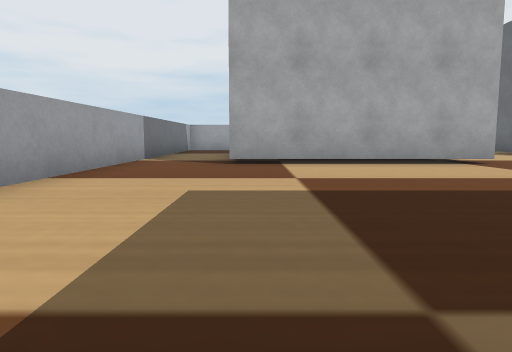
view 1 (above)

22 first-person views from a walk through a robot-simulator world made for Webots. The camera is 0.05 m above the floor, tilts 6° down and sees 70° across. The floor is counted in squares, 0.1 m on a side. Each view is taken from the middle of a square. On the plan, view 1 faces up. The plan holds only what a view shows up to about 9 squares ahead; the rest is blank. The robots in the file are not drawn. Simple shapes and patterns stand in for the simulator's stock objects.

view 2
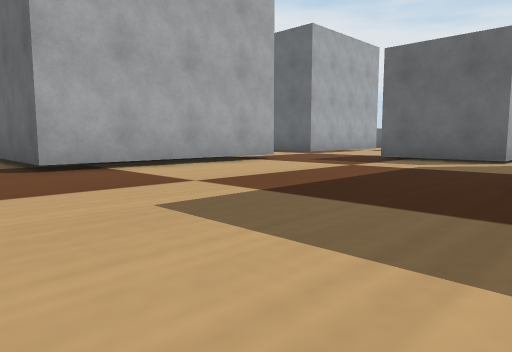

view 3
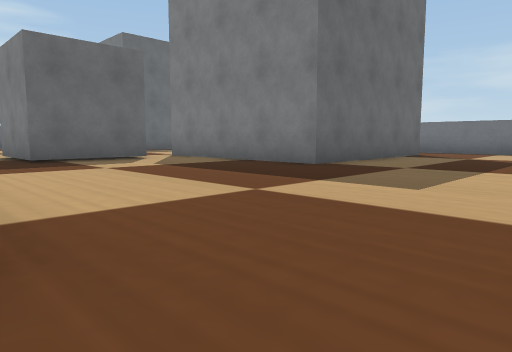

view 4
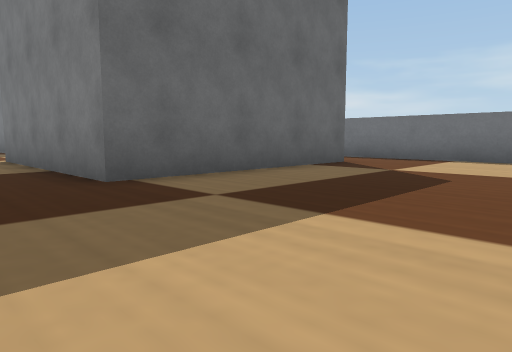

view 5
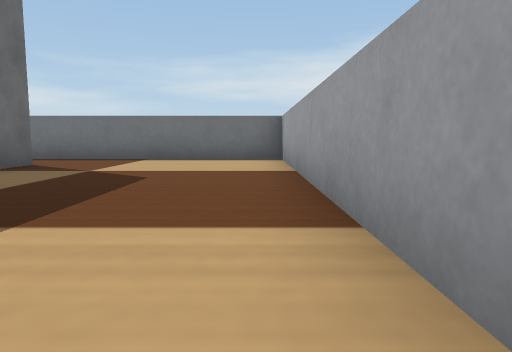

view 6
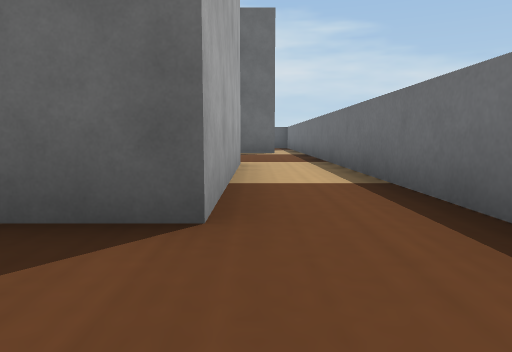

view 7
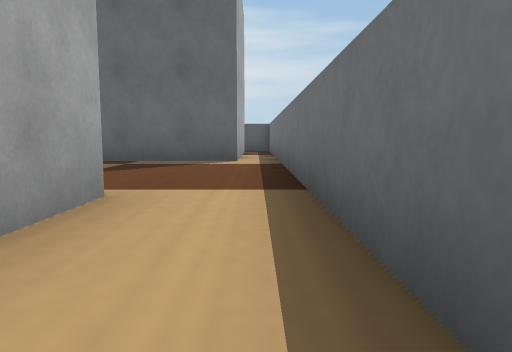

view 8
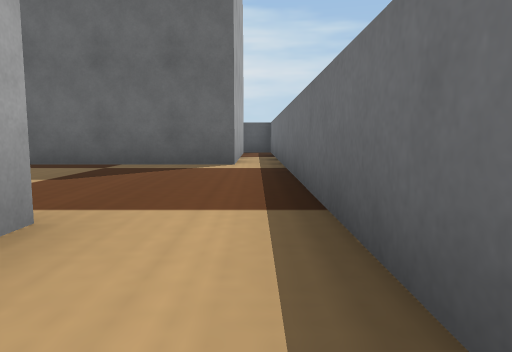

view 9
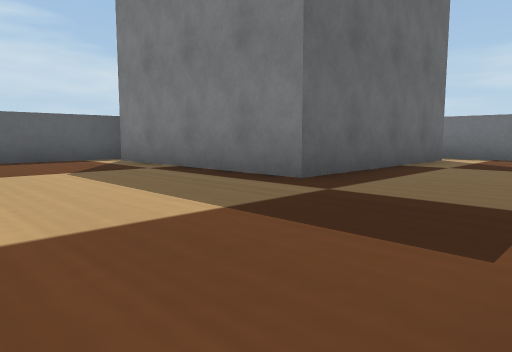

view 10
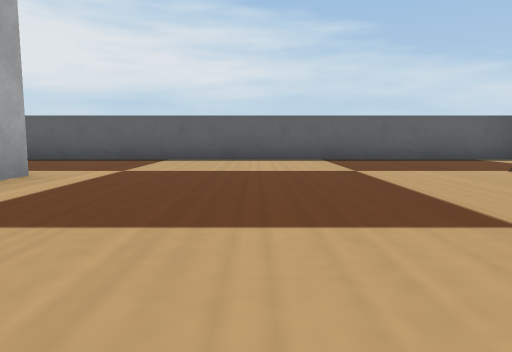

view 11
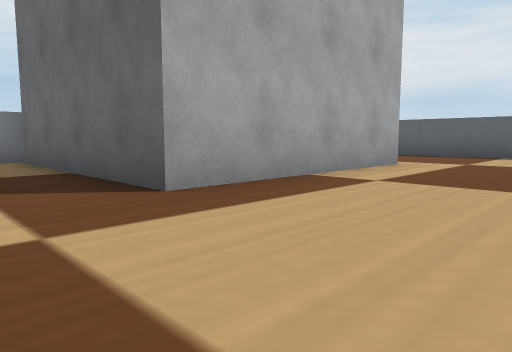

view 12
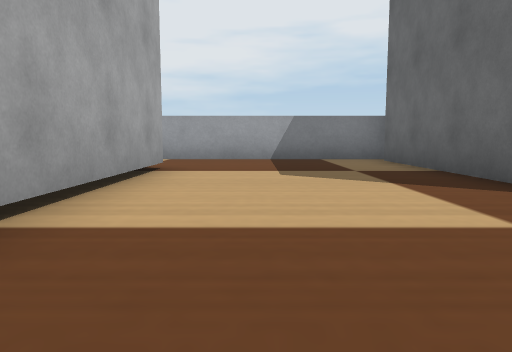

view 13
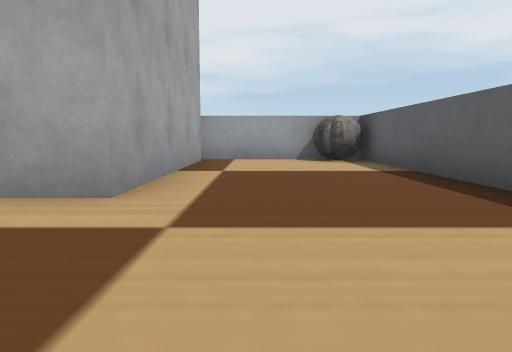

view 14
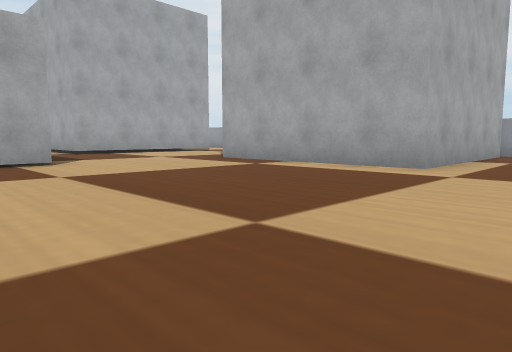

view 15
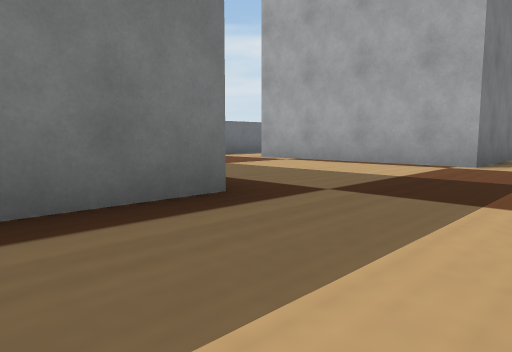

view 16
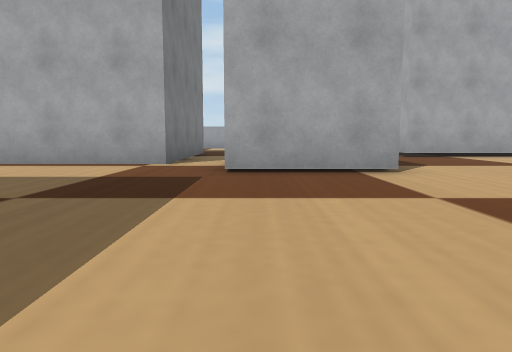

view 17
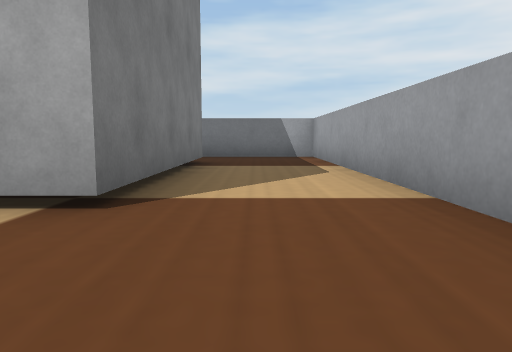

view 18
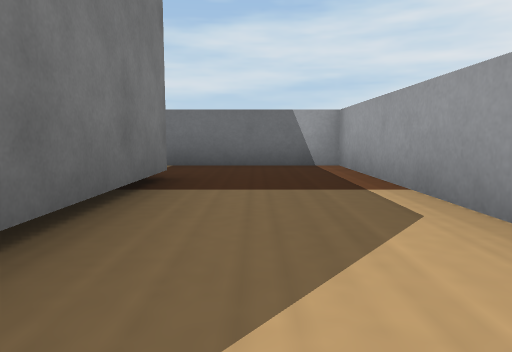

view 19
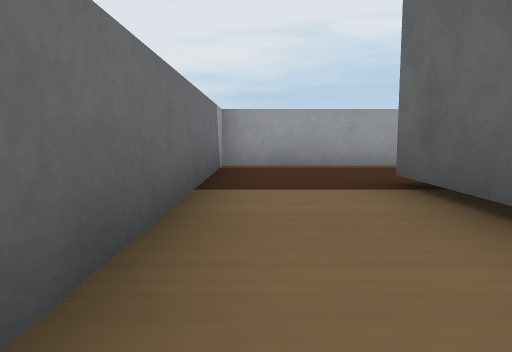

view 20
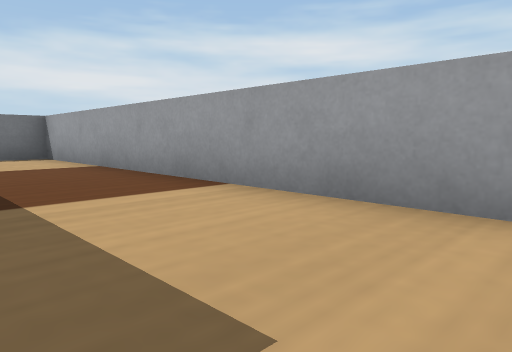

view 21
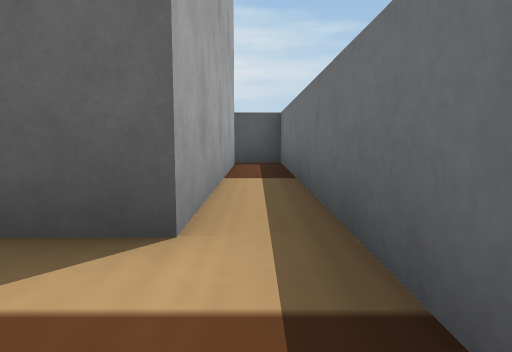

view 22
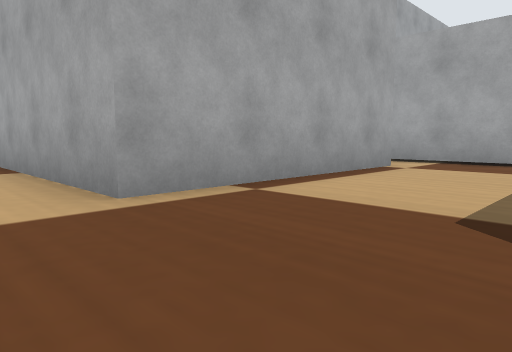

### Floor plan
Key: @ floor where view 1 was taken; # wall or solid block; . floor; B grey box; R rock.
Columns run from 3 left of view 1 to 18 right of it. Each row starts with its distance up from view 1.
 15 #############    ###R
 14 #...........B    B..R
 13 #...........B    B...#
 12 #..BBBBB....B    B...#
 11 #..B   B....B    B...#
 10 #..B   B....B    B...#
  9 #..B   B....BBBBBB...#
  8 #..B   B.............#
  7 #..BBBBB.............#
  6 #....................#
  5 #........BBB.........#
  4 #........B B.........#
  3 #........BBB.........#
  2 #....................#
  1 #....BBBBBB..........#
  0 #..@.B    B....BBBBBB#
 -1 #....B    B....B
 -2 #....B    B....B
 -3 #....BBBBBB....B
 -4 #..............BBBBBB
 -5 #....................#
 -6 ######################

Where each view was taken, in squares from view 1:
view 1: 0 up, 0 right, facing up
view 2: 1 up, 2 left, facing up-right
view 3: 7 up, 2 left, facing down-right
view 4: 3 up, 2 left, facing down-right
view 5: 3 up, 2 left, facing down
view 6: 4 down, 0 right, facing right
view 7: 5 down, 4 right, facing right
view 8: 5 down, 5 right, facing right
view 9: 4 up, 9 right, facing down-right
view 10: 6 up, 9 right, facing right
view 11: 6 up, 7 right, facing up-right
view 12: 6 up, 6 right, facing up
view 13: 6 up, 15 right, facing up
view 14: 3 up, 16 right, facing up-left
view 15: 3 up, 14 right, facing down-left
view 16: 3 up, 14 right, facing left
view 17: 13 up, 7 right, facing left
view 18: 13 up, 4 right, facing left
view 19: 8 up, 2 left, facing up
view 20: 4 up, 0 right, facing down-left
view 21: 5 down, 10 right, facing right
view 22: 5 down, 10 right, facing up-left
